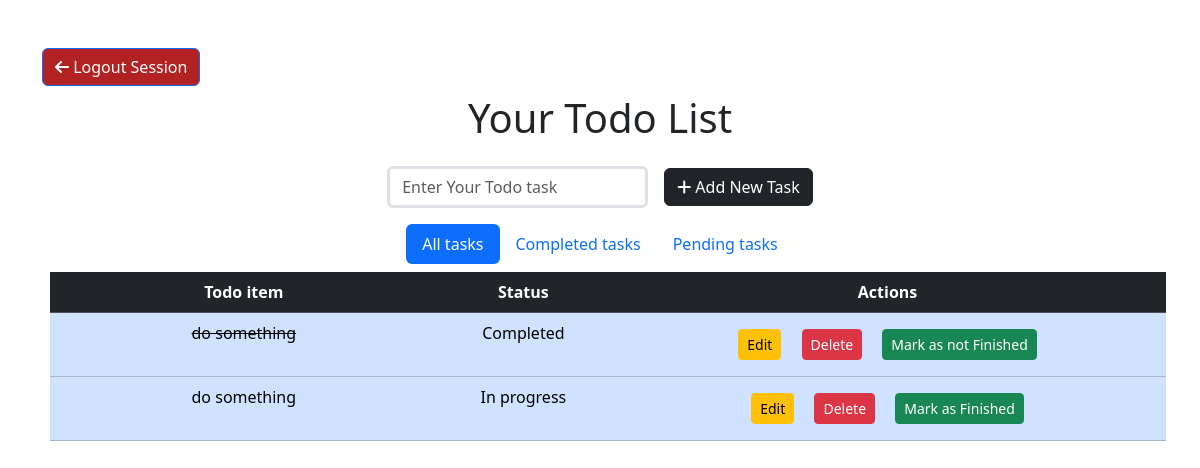
The app's page / (signed in), older data.
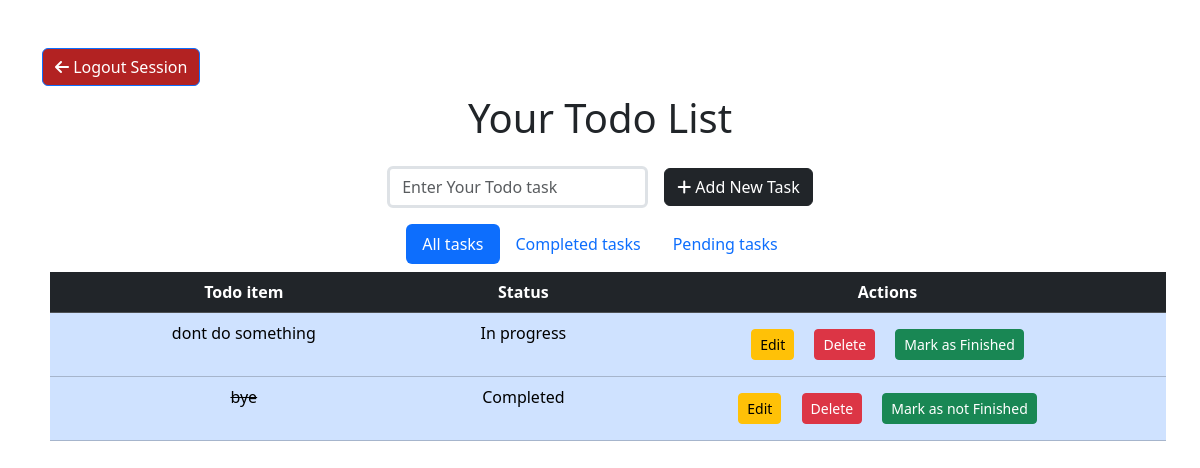
The same page, newer data.
### todoapp/models.py (models this page shows, shortened)
class todo(models.Model):
    user = models.ForeignKey(User, on_delete=models.CASCADE)
    todo_name = models.CharField(max_length=1000)
    status = models.BooleanField(default=False)

### todoapp/views.py (the view)
# urls.py: 2. Add a URL to urlpatterns:  path('', views.home, name='home')
@login_required
def home(request):
    if request.method == 'POST':
        task = request.POST.get('task')
        new_todo = todo(user=request.user, todo_name=task)
        new_todo.save()
    all_todos = todo.objects.filter(user=request.user)
    context = {
        'todos': all_todos,
        'active':'all'
    }
    return render(request, 'todoapp/todo.html', context)

### todoapp/templates/todoapp/todo.html (shortened to what this page needs)
<!DOCTYPE html>
<html lang="en">
<head>
  <link href="https://cdn.jsdelivr.net/npm/bootstrap@5.3.2/dist/css/bootstrap.min.css" rel="stylesheet">
    <link rel="stylesheet"
    href="https://cdnjs.cloudflare.com/ajax/libs/font-awesome/6.5.1/css/all.min.css">
</head>
<body>
    <section class="py-5 text-center container">
      <div class="text-start">
        <a href="{% url 'logout' %}"><button style="background: firebrick; color: white;" type="submit" class="btn btn-primary "><i class="fa-solid fa-arrow-left"></i> Logout Session</button><a>
      </div>
      <div class="row py-lg-2">
        <div class="col-lg-6 col-md-8 mx-auto">
          <h1 >Your Todo List </h1>
          <form method="POST" class="row row-cols-lg-auto g-3 justify-content-center align-items-center m-1 pb-1">
            <div class="col-12">
              <div class="form-outline">
                <input type="text" id="form1" class="form-control border border-3" name="task" placeholder="Enter Your Todo task" required/>
              </div>
            </div>
            <div class="col-12">
              <button type="submit" class="btn btn-dark"> <i class="fa fa-plus" aria-hidden="true"></i>  Add New Task</button>
            </div>
          </form>
        </div>
      </div>
      {% if todos %}
      <ul class="nav justify-content-center nav-pills ">
        <li class="nav-item">
          <a class="nav-link {% if active == 'all' %}active {% endif %}" href="{% url 'home-page' %}">All tasks</a>
        </li>
        <li class="nav-item">
          <a class="nav-link {% if active == 'finished' %}active {% endif %}" href="{% url 'finished' %}">Completed tasks</a>
        </li>
        <li class="nav-item">
          <a class="nav-link {% if active == 'pending' %}active {% endif %}" href="{% url 'pending' %}">Pending tasks</a>
        </li>
      </ul>
      <table class="table m-2 table-hover table-primary  " >
        <thead>
          <tr class="table-dark">
            <th scope="col" >Todo item</th>
            <th scope="col" >Status</th>
            <th scope="col" >Actions</th>
          </tr>
        </thead>
        <tbody>
          {% for todo in todos %}
          <tr>
            <td style= 'word-wrap: break-word;min-width: 230px;max-width: 230px;{% if todo.status %}text-decoration: Line-Through;{% endif %}'  >{{todo.todo_name}}</td>
            {% if todo.status == True %}
              <td>Completed</td>
            {% else %}
              <td>In progress</td>
            {% endif %}
            <td >
              <a href="{% url 'edit' todo.id %}"><button type="submit"  class="btn btn-warning btn-sm m-2">Edit</button></a>
              <a href="{% url 'delete' todo.id %}"><button type="submit" class="btn btn-danger btn-sm m-2">Delete</button></a>
              <a href="{% url 'update' todo.id %}"><button type="submit" class="btn btn-success btn-sm m-2">{% if todo.status == True %}Mark as not Finished {% else %} Mark as Finished {% endif %}</button></a>
            </td>
          </tr>
          {% endfor %}
        </tbody>
      </table>
      {% else %}
      <div class='container-fluid'>
        <h3>There are no Tasks to do. Add new tasks to get started.</h3>
      </div>
      {% endif %}
    </section>
</body>
</html>

Row changes from the older to the newer data that the page shows:
removed todo: todo_name "do something", status "Completed"
removed todo: todo_name "do something", status "In progress"
added todo: todo_name "dont do something", status "In progress"
added todo: todo_name "bye", status "Completed"
